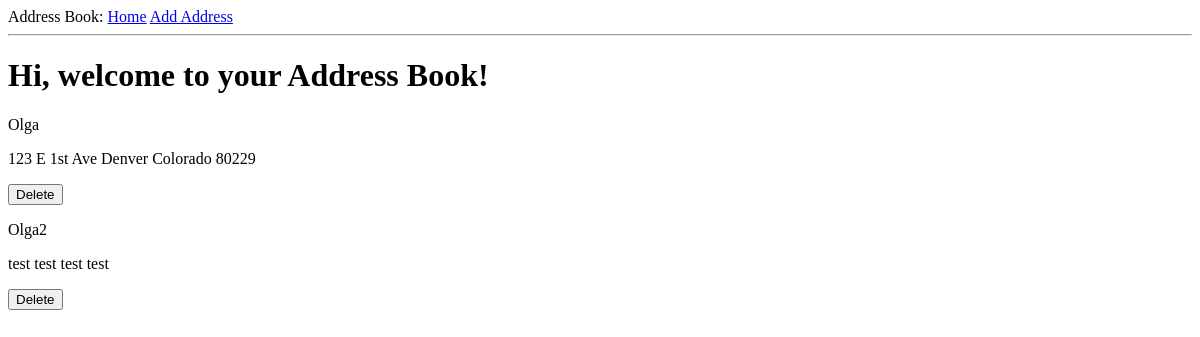
The page /index on the database as committed earlier.
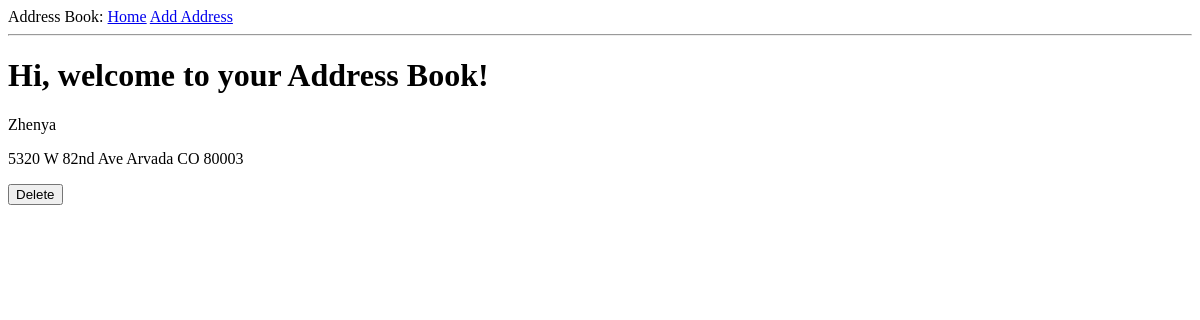
The same page on the database as committed later.
### app/models.py (models this page shows, shortened)
class Address(db.Model):
    id = db.Column(db.Integer, primary_key=True)
    name = db.Column(db.String(120), index=True, unique=True)
    address = db.Column(db.String(120), index=True, unique=True)
    city = db.Column(db.String(120), index=True, unique=True)
    state = db.Column(db.String(120), index=True, unique=True)
    zipcode = db.Column(db.String(120), index=True, unique=True)

### app/routes.py (the view)
@app.route('/')
@app.route('/index')
def index():
    addresses = Address.query.all()
    return render_template('index.html', title='Home', addresses=addresses)

### app/templates/index.html
{% extends "base.html" %}
{% block content %}
    <h1>Hi, welcome to your Address Book!</h1>
    <div>
      {% for address in addresses %}
        <p>{{ address.name }}</p>
        <p>{{ address.address }} {{address.city}} {{address.state}} {{address.zipcode}}</p>
        <a href="{{ url_for('delete', id=address.id) }}"><button>Delete</button></a>
      {% endfor %}
    </div>
{% endblock %}

### app/templates/base.html (shortened to what this page needs)
<html>
  <head>
  </head>
  <body>
      <div>
          Address Book:
          <a href="{{ url_for('index') }}">Home</a>
          <a href="{{ url_for('add') }}">Add Address</a>
      </div>
      <hr>
      {% block content %}{% endblock %}
  </body>
</html>

Rows that differ between the two databases and show on the page:
removed Address: name "Olga", address "123 E 1st Ave", city "Denver", state "Colorado", zipcode "80229"
removed Address: name "Olga2", address "test", city "test", state "test", zipcode "test"
added Address: name "Zhenya", address "5320 W 82nd Ave", city "Arvada", state "CO", zipcode "80003"
